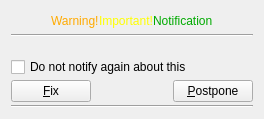
<?xml version="1.0" encoding="UTF-8"?>
<ui version="4.0">
 <class>QnSystemHealthPopupWidget</class>
 <widget class="QWidget" name="QnSystemHealthPopupWidget">
  <property name="geometry">
   <rect>
    <x>0</x>
    <y>0</y>
    <width>247</width>
    <height>129</height>
   </rect>
  </property>
  <property name="windowTitle">
   <string>Form</string>
  </property>
  <layout class="QVBoxLayout" name="verticalLayout">
   <property name="spacing">
    <number>3</number>
   </property>
   <property name="sizeConstraint">
    <enum>QLayout::SetFixedSize</enum>
   </property>
   <item>
    <layout class="QHBoxLayout" name="horizontalLayout">
     <property name="spacing">
      <number>0</number>
     </property>
     <item>
      <spacer name="horizontalSpacer_3">
       <property name="orientation">
        <enum>Qt::Horizontal</enum>
       </property>
       <property name="sizeHint" stdset="0">
        <size>
         <width>40</width>
         <height>20</height>
        </size>
       </property>
      </spacer>
     </item>
     <item>
      <widget class="QLabel" name="warningLabel">
       <property name="sizePolicy">
        <sizepolicy hsizetype="Fixed" vsizetype="Fixed">
         <horstretch>0</horstretch>
         <verstretch>0</verstretch>
        </sizepolicy>
       </property>
       <property name="text">
        <string>&lt;html&gt;&lt;head/&gt;&lt;body&gt;&lt;p&gt;&lt;span style=&quot; color:#ffaa00;&quot;&gt;Warning!&lt;/span&gt;&lt;/p&gt;&lt;/body&gt;&lt;/html&gt;</string>
       </property>
      </widget>
     </item>
     <item>
      <widget class="QLabel" name="importantLabel">
       <property name="sizePolicy">
        <sizepolicy hsizetype="Fixed" vsizetype="Fixed">
         <horstretch>0</horstretch>
         <verstretch>0</verstretch>
        </sizepolicy>
       </property>
       <property name="text">
        <string>&lt;html&gt;&lt;head/&gt;&lt;body&gt;&lt;p&gt;&lt;span style=&quot; color:#ffff00;&quot;&gt;Important!&lt;/span&gt;&lt;/p&gt;&lt;/body&gt;&lt;/html&gt;</string>
       </property>
      </widget>
     </item>
     <item>
      <widget class="QLabel" name="notificationLabel">
       <property name="sizePolicy">
        <sizepolicy hsizetype="Fixed" vsizetype="Fixed">
         <horstretch>0</horstretch>
         <verstretch>0</verstretch>
        </sizepolicy>
       </property>
       <property name="text">
        <string>&lt;html&gt;&lt;head/&gt;&lt;body&gt;&lt;p&gt;&lt;span style=&quot; color:#00aa00;&quot;&gt;Notification&lt;/span&gt;&lt;/p&gt;&lt;/body&gt;&lt;/html&gt;</string>
       </property>
      </widget>
     </item>
     <item>
      <spacer name="horizontalSpacer_4">
       <property name="orientation">
        <enum>Qt::Horizontal</enum>
       </property>
       <property name="sizeHint" stdset="0">
        <size>
         <width>40</width>
         <height>20</height>
        </size>
       </property>
      </spacer>
     </item>
    </layout>
   </item>
   <item>
    <widget class="Line" name="line_2">
     <property name="orientation">
      <enum>Qt::Horizontal</enum>
     </property>
    </widget>
   </item>
   <item>
    <widget class="QLabel" name="messageLabel">
     <property name="text">
      <string/>
     </property>
    </widget>
   </item>
   <item>
    <widget class="QCheckBox" name="ignoreCheckBox">
     <property name="text">
      <string>Do not notify again about this</string>
     </property>
    </widget>
   </item>
   <item>
    <layout class="QHBoxLayout" name="horizontalLayout_2">
     <item>
      <widget class="QPushButton" name="fixButton">
       <property name="text">
        <string>&amp;Fix</string>
       </property>
      </widget>
     </item>
     <item>
      <spacer name="horizontalSpacer">
       <property name="orientation">
        <enum>Qt::Horizontal</enum>
       </property>
       <property name="sizeHint" stdset="0">
        <size>
         <width>40</width>
         <height>20</height>
        </size>
       </property>
      </spacer>
     </item>
     <item>
      <widget class="QPushButton" name="postponeButton">
       <property name="text">
        <string>&amp;Postpone</string>
       </property>
      </widget>
     </item>
    </layout>
   </item>
   <item>
    <widget class="Line" name="line">
     <property name="orientation">
      <enum>Qt::Horizontal</enum>
     </property>
    </widget>
   </item>
  </layout>
 </widget>
 <resources/>
 <connections/>
</ui>
